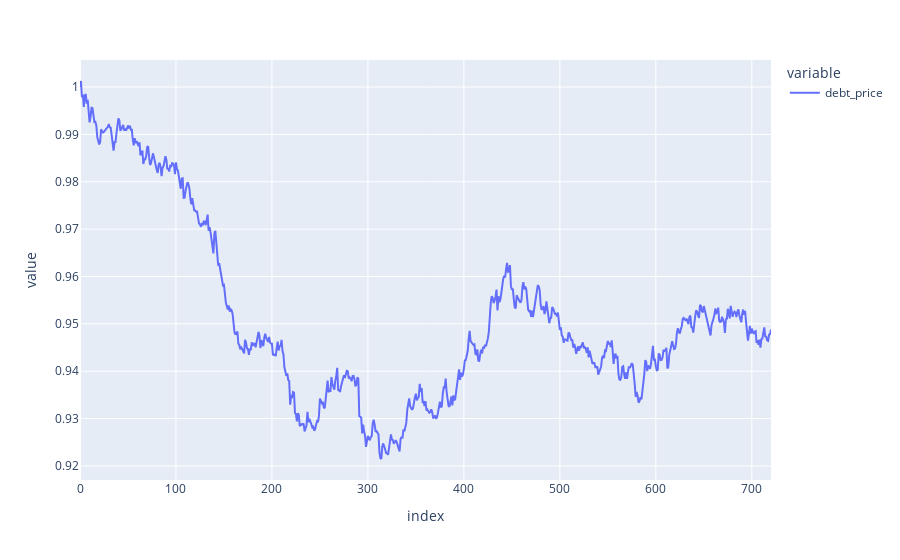

Notebook cell for this chart:
### Code cell
df.debt_price.plot()

### Figure 1 — Plotly figure (JSON) as saved in the notebook; plotly's stock layout.template omitted (floating-point values rounded to 4 significant figures; data arrays with more than 128 entries replaced by an {"elided": "..."} marker saying what was removed)
{"data": [{"hovertemplate": "variable=debt_price<br>index=%{x}<br>value=%{y}<extra></extra>", "legendgroup": "debt_price", "line": {"color": "#636efa", "dash": "solid"}, "mode": "lines", "name": "debt_price", "orientation": "v", "showlegend": true, "type": "scatter", "x": {"elided": "721 int values"}, "xaxis": "x", "y": {"elided": "721 float values"}, "yaxis": "y"}], "layout": {"autosize": true, "legend": {"title": {"text": "variable"}, "tracegroupgap": 0}, "margin": {"t": 60}, "xaxis": {"anchor": "y", "autorange": true, "domain": [0, 1], "range": [0, 720], "title": {"text": "index"}, "type": "linear"}, "yaxis": {"anchor": "x", "autorange": true, "domain": [0, 1], "range": [0.917, 1.006], "title": {"text": "value"}, "type": "linear"}}}
